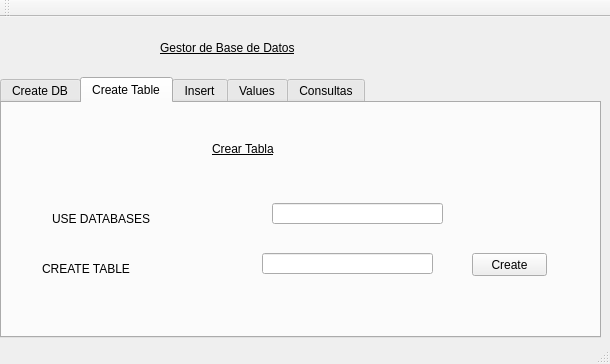
<?xml version="1.0" encoding="UTF-8"?>
<ui version="4.0">
 <class>MainWindow</class>
 <widget class="QMainWindow" name="MainWindow">
  <property name="geometry">
   <rect>
    <x>0</x>
    <y>0</y>
    <width>610</width>
    <height>364</height>
   </rect>
  </property>
  <property name="windowTitle">
   <string>Gestor de Base de Datos</string>
  </property>
  <property name="styleSheet">
   <string notr="true"/>
  </property>
  <widget class="QWidget" name="centralWidget">
   <widget class="QLabel" name="label">
    <property name="geometry">
     <rect>
      <x>160</x>
      <y>10</y>
      <width>301</width>
      <height>41</height>
     </rect>
    </property>
    <property name="styleSheet">
     <string notr="true">QLabel {
font: italic 20pt &quot;David&quot;;
text-decoration: underline;
}</string>
    </property>
    <property name="text">
     <string>Gestor de Base de Datos</string>
    </property>
   </widget>
   <widget class="QTabWidget" name="tabWidget">
    <property name="geometry">
     <rect>
      <x>0</x>
      <y>60</y>
      <width>601</width>
      <height>261</height>
     </rect>
    </property>
    <property name="sizePolicy">
     <sizepolicy hsizetype="Fixed" vsizetype="Fixed">
      <horstretch>0</horstretch>
      <verstretch>0</verstretch>
     </sizepolicy>
    </property>
    <property name="currentIndex">
     <number>1</number>
    </property>
    <widget class="QWidget" name="tab_1">
     <attribute name="title">
      <string>Create DB</string>
     </attribute>
     <widget class="QLabel" name="label_3">
      <property name="geometry">
       <rect>
        <x>140</x>
        <y>20</y>
        <width>301</width>
        <height>31</height>
       </rect>
      </property>
      <property name="styleSheet">
       <string notr="true">font: italic 20pt &quot;David&quot;;
text-decoration: underline;</string>
      </property>
      <property name="text">
       <string>Crear Base de Datos</string>
      </property>
     </widget>
     <widget class="QLabel" name="label_7">
      <property name="geometry">
       <rect>
        <x>30</x>
        <y>90</y>
        <width>181</width>
        <height>31</height>
       </rect>
      </property>
      <property name="styleSheet">
       <string notr="true">font: italic 20pt &quot;David&quot;;</string>
      </property>
      <property name="text">
       <string>create databases </string>
      </property>
     </widget>
     <widget class="QLineEdit" name="txt_DBnew">
      <property name="geometry">
       <rect>
        <x>250</x>
        <y>90</y>
        <width>171</width>
        <height>21</height>
       </rect>
      </property>
     </widget>
     <widget class="QPushButton" name="btn_bdnew">
      <property name="geometry">
       <rect>
        <x>460</x>
        <y>90</y>
        <width>75</width>
        <height>23</height>
       </rect>
      </property>
      <property name="text">
       <string>Create</string>
      </property>
     </widget>
    </widget>
    <widget class="QWidget" name="tab_2">
     <attribute name="title">
      <string>Create Table</string>
     </attribute>
     <widget class="QLabel" name="label_8">
      <property name="geometry">
       <rect>
        <x>210</x>
        <y>30</y>
        <width>141</width>
        <height>31</height>
       </rect>
      </property>
      <property name="styleSheet">
       <string notr="true">font: italic 20pt &quot;David&quot;;
text-decoration: underline;</string>
      </property>
      <property name="text">
       <string>Crear Tabla</string>
      </property>
     </widget>
     <widget class="QLabel" name="label_9">
      <property name="geometry">
       <rect>
        <x>40</x>
        <y>150</y>
        <width>201</width>
        <height>31</height>
       </rect>
      </property>
      <property name="styleSheet">
       <string notr="true">font: italic 20pt &quot;David&quot;;</string>
      </property>
      <property name="text">
       <string>CREATE TABLE</string>
      </property>
     </widget>
     <widget class="QPushButton" name="btn_tablenew">
      <property name="geometry">
       <rect>
        <x>470</x>
        <y>150</y>
        <width>75</width>
        <height>23</height>
       </rect>
      </property>
      <property name="text">
       <string>Create</string>
      </property>
     </widget>
     <widget class="QLineEdit" name="txt_tablenew">
      <property name="geometry">
       <rect>
        <x>260</x>
        <y>150</y>
        <width>171</width>
        <height>21</height>
       </rect>
      </property>
     </widget>
     <widget class="QLineEdit" name="txt_useDB">
      <property name="geometry">
       <rect>
        <x>270</x>
        <y>100</y>
        <width>171</width>
        <height>21</height>
       </rect>
      </property>
     </widget>
     <widget class="QLabel" name="label_27">
      <property name="geometry">
       <rect>
        <x>50</x>
        <y>100</y>
        <width>221</width>
        <height>31</height>
       </rect>
      </property>
      <property name="styleSheet">
       <string notr="true">font: italic 20pt &quot;David&quot;;</string>
      </property>
      <property name="text">
       <string>USE DATABASES</string>
      </property>
     </widget>
    </widget>
    <widget class="QWidget" name="tab_3">
     <attribute name="title">
      <string>Insert</string>
     </attribute>
     <widget class="QLabel" name="label_2">
      <property name="geometry">
       <rect>
        <x>170</x>
        <y>30</y>
        <width>301</width>
        <height>31</height>
       </rect>
      </property>
      <property name="styleSheet">
       <string notr="true">font: italic 20pt &quot;David&quot;;
text-decoration: underline;</string>
      </property>
      <property name="text">
       <string>Insertar Campos a la Tabla</string>
      </property>
     </widget>
     <widget class="QPushButton" name="btn_insert1">
      <property name="geometry">
       <rect>
        <x>470</x>
        <y>120</y>
        <width>75</width>
        <height>23</height>
       </rect>
      </property>
      <property name="text">
       <string>Insertar</string>
      </property>
     </widget>
     <widget class="QLabel" name="label_5">
      <property name="geometry">
       <rect>
        <x>360</x>
        <y>80</y>
        <width>111</width>
        <height>31</height>
       </rect>
      </property>
      <property name="styleSheet">
       <string notr="true">font: italic 20pt &quot;David&quot;;</string>
      </property>
      <property name="text">
       <string>Tamaño</string>
      </property>
     </widget>
     <widget class="QComboBox" name="cb_tipo1">
      <property name="geometry">
       <rect>
        <x>250</x>
        <y>120</y>
        <width>69</width>
        <height>22</height>
       </rect>
      </property>
      <item>
       <property name="text">
        <string>Int</string>
       </property>
      </item>
      <item>
       <property name="text">
        <string>Varchar</string>
       </property>
      </item>
      <item>
       <property name="text">
        <string>Float</string>
       </property>
      </item>
      <item>
       <property name="text">
        <string>Date</string>
       </property>
      </item>
     </widget>
     <widget class="QLabel" name="label_4">
      <property name="geometry">
       <rect>
        <x>250</x>
        <y>80</y>
        <width>61</width>
        <height>31</height>
       </rect>
      </property>
      <property name="styleSheet">
       <string notr="true">font: italic 20pt &quot;David&quot;;</string>
      </property>
      <property name="text">
       <string>Tipo</string>
      </property>
     </widget>
     <widget class="QLineEdit" name="tam1">
      <property name="geometry">
       <rect>
        <x>380</x>
        <y>120</y>
        <width>41</width>
        <height>20</height>
       </rect>
      </property>
     </widget>
     <widget class="QLineEdit" name="txt_nameC1">
      <property name="geometry">
       <rect>
        <x>60</x>
        <y>120</y>
        <width>141</width>
        <height>20</height>
       </rect>
      </property>
     </widget>
     <widget class="QLabel" name="label_6">
      <property name="geometry">
       <rect>
        <x>80</x>
        <y>80</y>
        <width>101</width>
        <height>31</height>
       </rect>
      </property>
      <property name="styleSheet">
       <string notr="true">font: italic 20pt &quot;David&quot;;</string>
      </property>
      <property name="text">
       <string>Nombre</string>
      </property>
     </widget>
     <widget class="QPushButton" name="btn_insert2">
      <property name="geometry">
       <rect>
        <x>470</x>
        <y>160</y>
        <width>75</width>
        <height>23</height>
       </rect>
      </property>
      <property name="text">
       <string>Insertar</string>
      </property>
     </widget>
     <widget class="QComboBox" name="cb_tipo2">
      <property name="geometry">
       <rect>
        <x>250</x>
        <y>160</y>
        <width>69</width>
        <height>22</height>
       </rect>
      </property>
      <item>
       <property name="text">
        <string>Int</string>
       </property>
      </item>
      <item>
       <property name="text">
        <string>Varchar</string>
       </property>
      </item>
      <item>
       <property name="text">
        <string>Float</string>
       </property>
      </item>
      <item>
       <property name="text">
        <string>Date</string>
       </property>
      </item>
     </widget>
     <widget class="QLineEdit" name="tam2">
      <property name="geometry">
       <rect>
        <x>380</x>
        <y>160</y>
        <width>41</width>
        <height>20</height>
       </rect>
      </property>
     </widget>
     <widget class="QLineEdit" name="txt_nameC2">
      <property name="geometry">
       <rect>
        <x>60</x>
        <y>160</y>
        <width>141</width>
        <height>20</height>
       </rect>
      </property>
     </widget>
    </widget>
    <widget class="QWidget" name="tab">
     <attribute name="title">
      <string>Values</string>
     </attribute>
     <widget class="QLabel" name="label_10">
      <property name="geometry">
       <rect>
        <x>150</x>
        <y>30</y>
        <width>301</width>
        <height>31</height>
       </rect>
      </property>
      <property name="styleSheet">
       <string notr="true">font: italic 20pt &quot;David&quot;;
text-decoration: underline;</string>
      </property>
      <property name="text">
       <string>Insertar Valores a la Tabla</string>
      </property>
     </widget>
     <widget class="QLabel" name="label_11">
      <property name="geometry">
       <rect>
        <x>20</x>
        <y>100</y>
        <width>141</width>
        <height>31</height>
       </rect>
      </property>
      <property name="styleSheet">
       <string notr="true">font: italic 20pt &quot;David&quot;;</string>
      </property>
      <property name="text">
       <string>Insertar into</string>
      </property>
     </widget>
     <widget class="QLabel" name="label_12">
      <property name="geometry">
       <rect>
        <x>30</x>
        <y>140</y>
        <width>81</width>
        <height>31</height>
       </rect>
      </property>
      <property name="styleSheet">
       <string notr="true">font: italic 20pt &quot;David&quot;;</string>
      </property>
      <property name="text">
       <string>Values</string>
      </property>
     </widget>
     <widget class="QLineEdit" name="txt_valuescamp">
      <property name="geometry">
       <rect>
        <x>170</x>
        <y>110</y>
        <width>271</width>
        <height>20</height>
       </rect>
      </property>
     </widget>
     <widget class="QLineEdit" name="txt_valuesdata">
      <property name="geometry">
       <rect>
        <x>140</x>
        <y>150</y>
        <width>301</width>
        <height>20</height>
       </rect>
      </property>
     </widget>
     <widget class="QPushButton" name="pushButton_5">
      <property name="geometry">
       <rect>
        <x>180</x>
        <y>190</y>
        <width>75</width>
        <height>23</height>
       </rect>
      </property>
      <property name="text">
       <string>Insertar</string>
      </property>
     </widget>
    </widget>
    <widget class="QWidget" name="tab_4">
     <attribute name="title">
      <string>Consultas</string>
     </attribute>
     <widget class="QLabel" name="label_24">
      <property name="geometry">
       <rect>
        <x>10</x>
        <y>40</y>
        <width>141</width>
        <height>31</height>
       </rect>
      </property>
      <property name="styleSheet">
       <string notr="true">font: italic 20pt &quot;David&quot;;</string>
      </property>
      <property name="text">
       <string>SELECT</string>
      </property>
     </widget>
     <widget class="QLineEdit" name="txt_select">
      <property name="geometry">
       <rect>
        <x>140</x>
        <y>40</y>
        <width>271</width>
        <height>20</height>
       </rect>
      </property>
     </widget>
     <widget class="QLabel" name="label_25">
      <property name="geometry">
       <rect>
        <x>50</x>
        <y>80</y>
        <width>71</width>
        <height>31</height>
       </rect>
      </property>
      <property name="styleSheet">
       <string notr="true">font: italic 20pt &quot;David&quot;;</string>
      </property>
      <property name="text">
       <string>From</string>
      </property>
     </widget>
     <widget class="QLineEdit" name="txt_from">
      <property name="geometry">
       <rect>
        <x>140</x>
        <y>80</y>
        <width>141</width>
        <height>20</height>
       </rect>
      </property>
     </widget>
     <widget class="QLabel" name="label_26">
      <property name="geometry">
       <rect>
        <x>90</x>
        <y>120</y>
        <width>81</width>
        <height>31</height>
       </rect>
      </property>
      <property name="styleSheet">
       <string notr="true">font: italic 20pt &quot;David&quot;;</string>
      </property>
      <property name="text">
       <string>where</string>
      </property>
     </widget>
     <widget class="QLineEdit" name="txt_where">
      <property name="geometry">
       <rect>
        <x>180</x>
        <y>120</y>
        <width>271</width>
        <height>20</height>
       </rect>
      </property>
     </widget>
     <widget class="QPushButton" name="pushButton_11">
      <property name="geometry">
       <rect>
        <x>170</x>
        <y>180</y>
        <width>75</width>
        <height>23</height>
       </rect>
      </property>
      <property name="text">
       <string>Consultar</string>
      </property>
     </widget>
    </widget>
   </widget>
  </widget>
  <widget class="QMenuBar" name="menuBar">
   <property name="geometry">
    <rect>
     <x>0</x>
     <y>0</y>
     <width>610</width>
     <height>21</height>
    </rect>
   </property>
  </widget>
  <widget class="QToolBar" name="mainToolBar">
   <attribute name="toolBarArea">
    <enum>TopToolBarArea</enum>
   </attribute>
   <attribute name="toolBarBreak">
    <bool>false</bool>
   </attribute>
  </widget>
  <widget class="QStatusBar" name="statusBar"/>
 </widget>
 <layoutdefault spacing="6" margin="11"/>
 <resources/>
 <connections/>
</ui>
